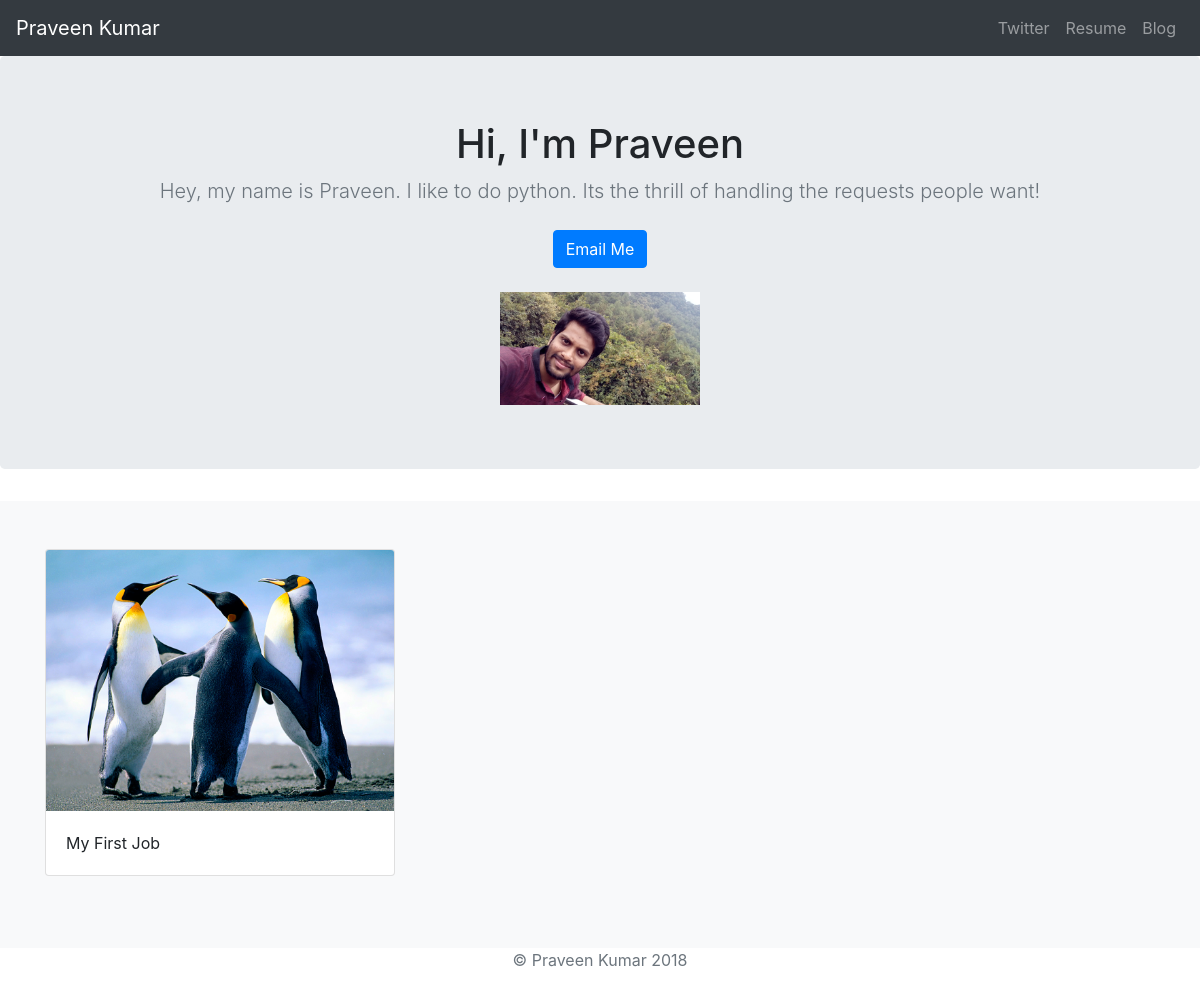
/, run on an earlier commit of the app's database.
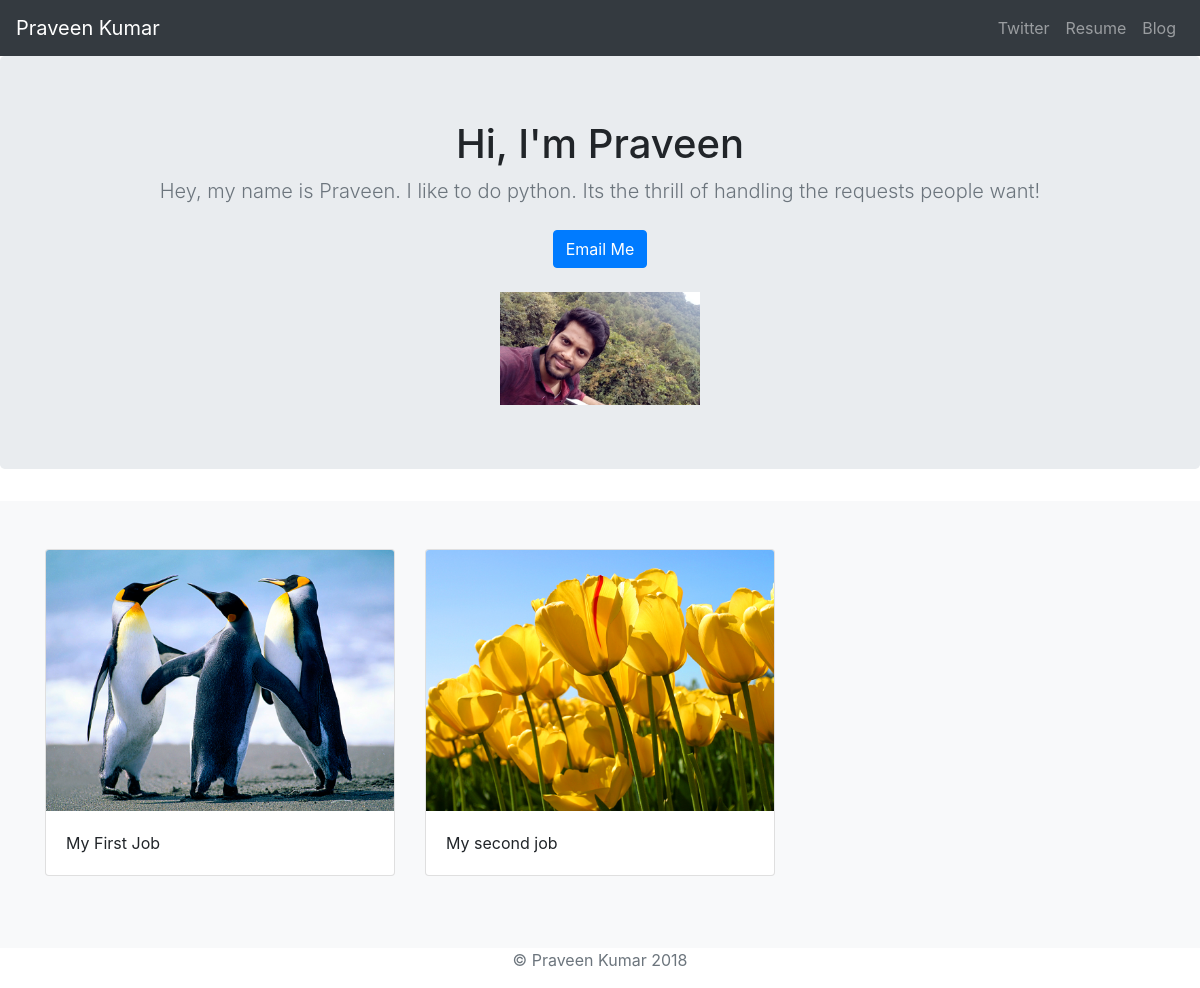
And on a later commit of the database.
### jobs/models.py (models this page shows, shortened)
class job(models.Model):
    image = models.ImageField(upload_to='images/')
    summary = models.CharField(max_length=200)

### jobs/views.py (the view)
# urls.py: path('',jobs.views.home,name='home'),
def home(request):
    jobs = job.objects
    return render(request,'jobs/home.html',{'jobs':jobs})

### jobs/templates/jobs/home.html (shortened to what this page needs)
<!doctype html>
<html lang="en">
{% load staticfiles %}
  <head>
    <link rel="stylesheet" href="https://stackpath.bootstrapcdn.com/bootstrap/4.1.1/css/bootstrap.min.css">
  </head>
  <body>
    <header>
      <nav class="navbar navbar-expand-lg navbar-dark bg-dark">
  <a class="navbar-brand" href="{% url 'home' %}">Praveen Kumar</a>
  <div class="collapse navbar-collapse" id="navbarNavAltMarkup">
    <div class="navbar-nav ml-auto">
      <a class="nav-item nav-link" href="https://twitter.com/praveenkumarnulu">Twitter
      <a class="nav-item nav-link" href="{% static 'resume.pdf' %}">Resume</a>
      <a class="nav-item nav-link" href="{% url 'allblogs' %}">Blog</a>
    </div>
  </div>
</nav>
    </header>
    <main role="main">
      <section class="jumbotron text-center">
        <div class="container">
          <h1 class="jumbotron-heading">Hi, I'm Praveen</h1>
          <p class="lead text-muted">Hey, my name is Praveen. I like to do python. Its the thrill of handling the requests people want!</p>
          <p>
            <a href="mailto:nnvvpk@gmail.com" class="btn btn-primary my-2">Email Me</a>
          </p>
            <img class="img-fluid" src="{% static 'pic.jpg' %}" width=200 height=200>
        </div>
      </section>
      <div class="album py-5 bg-light">
        <div class="container">
          <div class="row">
              {% for job in jobs.all %}
            <div class="col-md-4">
              <div class="card mb-4 box-shadow">
                <img class="card-img-top" src="{{ job.image.url }}" alt="Card image cap">
                <div class="card-body">
                  <p class="card-text">{{ job.summary }}</p>
                </div>
              </div>
            </div>
			  {% endfor %}
          </div>
        </div>
      </div>
    </main>
    <footer class="text-muted">
      <div class="container text-center">
        <p>
            © Praveen Kumar {% now "Y" %}
          </p>
      </div>
    </footer>
  </body>
</html>

What changed in the data, as far as the page shows it:
added job: image (picture), summary "My second job"
